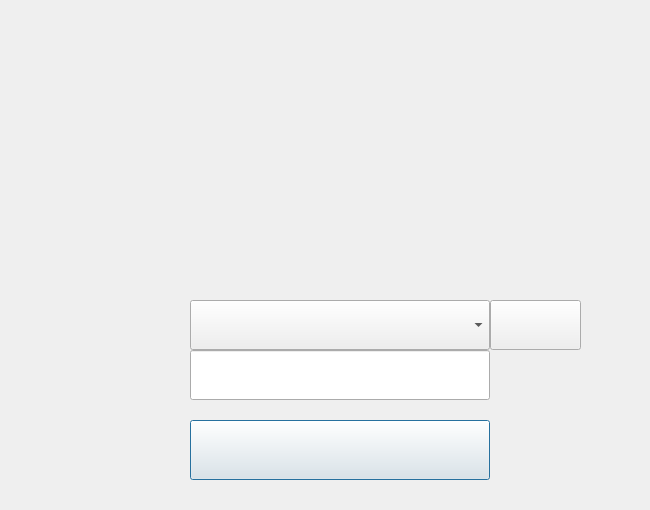
<?xml version="1.0" encoding="UTF-8"?>
<ui version="4.0">
 <class>WidgetLogin</class>
 <widget class="QWidget" name="WidgetLogin">
  <property name="geometry">
   <rect>
    <x>0</x>
    <y>0</y>
    <width>650</width>
    <height>510</height>
   </rect>
  </property>
  <property name="minimumSize">
   <size>
    <width>650</width>
    <height>510</height>
   </size>
  </property>
  <property name="windowTitle">
   <string>Login</string>
  </property>
  <property name="autoFillBackground">
   <bool>true</bool>
  </property>
  <widget class="QPushButton" name="btnSignUp">
   <property name="geometry">
    <rect>
     <x>490</x>
     <y>300</y>
     <width>91</width>
     <height>50</height>
    </rect>
   </property>
   <property name="focusPolicy">
    <enum>Qt::NoFocus</enum>
   </property>
   <property name="text">
    <string/>
   </property>
  </widget>
  <widget class="QPushButton" name="btnLogin">
   <property name="geometry">
    <rect>
     <x>190</x>
     <y>420</y>
     <width>300</width>
     <height>60</height>
    </rect>
   </property>
   <property name="minimumSize">
    <size>
     <width>300</width>
     <height>60</height>
    </size>
   </property>
   <property name="maximumSize">
    <size>
     <width>300</width>
     <height>60</height>
    </size>
   </property>
   <property name="focusPolicy">
    <enum>Qt::NoFocus</enum>
   </property>
   <property name="text">
    <string/>
   </property>
   <property name="default">
    <bool>true</bool>
   </property>
  </widget>
  <widget class="QLineEdit" name="editPassword">
   <property name="geometry">
    <rect>
     <x>190</x>
     <y>350</y>
     <width>300</width>
     <height>50</height>
    </rect>
   </property>
   <property name="sizePolicy">
    <sizepolicy hsizetype="Fixed" vsizetype="Fixed">
     <horstretch>0</horstretch>
     <verstretch>0</verstretch>
    </sizepolicy>
   </property>
   <property name="minimumSize">
    <size>
     <width>300</width>
     <height>50</height>
    </size>
   </property>
   <property name="maximumSize">
    <size>
     <width>300</width>
     <height>50</height>
    </size>
   </property>
   <property name="contextMenuPolicy">
    <enum>Qt::DefaultContextMenu</enum>
   </property>
   <property name="echoMode">
    <enum>QLineEdit::Password</enum>
   </property>
  </widget>
  <widget class="QComboBox" name="cbboxUsername">
   <property name="geometry">
    <rect>
     <x>190</x>
     <y>300</y>
     <width>300</width>
     <height>50</height>
    </rect>
   </property>
   <property name="sizePolicy">
    <sizepolicy hsizetype="Fixed" vsizetype="Fixed">
     <horstretch>0</horstretch>
     <verstretch>0</verstretch>
    </sizepolicy>
   </property>
   <property name="minimumSize">
    <size>
     <width>300</width>
     <height>50</height>
    </size>
   </property>
   <property name="maximumSize">
    <size>
     <width>300</width>
     <height>50</height>
    </size>
   </property>
   <property name="focusPolicy">
    <enum>Qt::WheelFocus</enum>
   </property>
   <property name="contextMenuPolicy">
    <enum>Qt::NoContextMenu</enum>
   </property>
   <property name="accessibleName">
    <string>login_username</string>
   </property>
   <property name="editable">
    <bool>false</bool>
   </property>
   <property name="insertPolicy">
    <enum>QComboBox::NoInsert</enum>
   </property>
  </widget>
  <widget class="QLabel" name="lblMessage">
   <property name="geometry">
    <rect>
     <x>190</x>
     <y>480</y>
     <width>300</width>
     <height>25</height>
    </rect>
   </property>
   <property name="minimumSize">
    <size>
     <width>300</width>
     <height>0</height>
    </size>
   </property>
   <property name="maximumSize">
    <size>
     <width>300</width>
     <height>16777215</height>
    </size>
   </property>
   <property name="text">
    <string/>
   </property>
  </widget>
  <widget class="QLabel" name="lblHead">
   <property name="geometry">
    <rect>
     <x>0</x>
     <y>0</y>
     <width>650</width>
     <height>270</height>
    </rect>
   </property>
   <property name="minimumSize">
    <size>
     <width>650</width>
     <height>0</height>
    </size>
   </property>
   <property name="maximumSize">
    <size>
     <width>650</width>
     <height>16777215</height>
    </size>
   </property>
   <property name="text">
    <string/>
   </property>
  </widget>
 </widget>
 <tabstops>
  <tabstop>cbboxUsername</tabstop>
  <tabstop>editPassword</tabstop>
  <tabstop>btnLogin</tabstop>
  <tabstop>btnSignUp</tabstop>
 </tabstops>
 <resources/>
 <connections/>
</ui>
